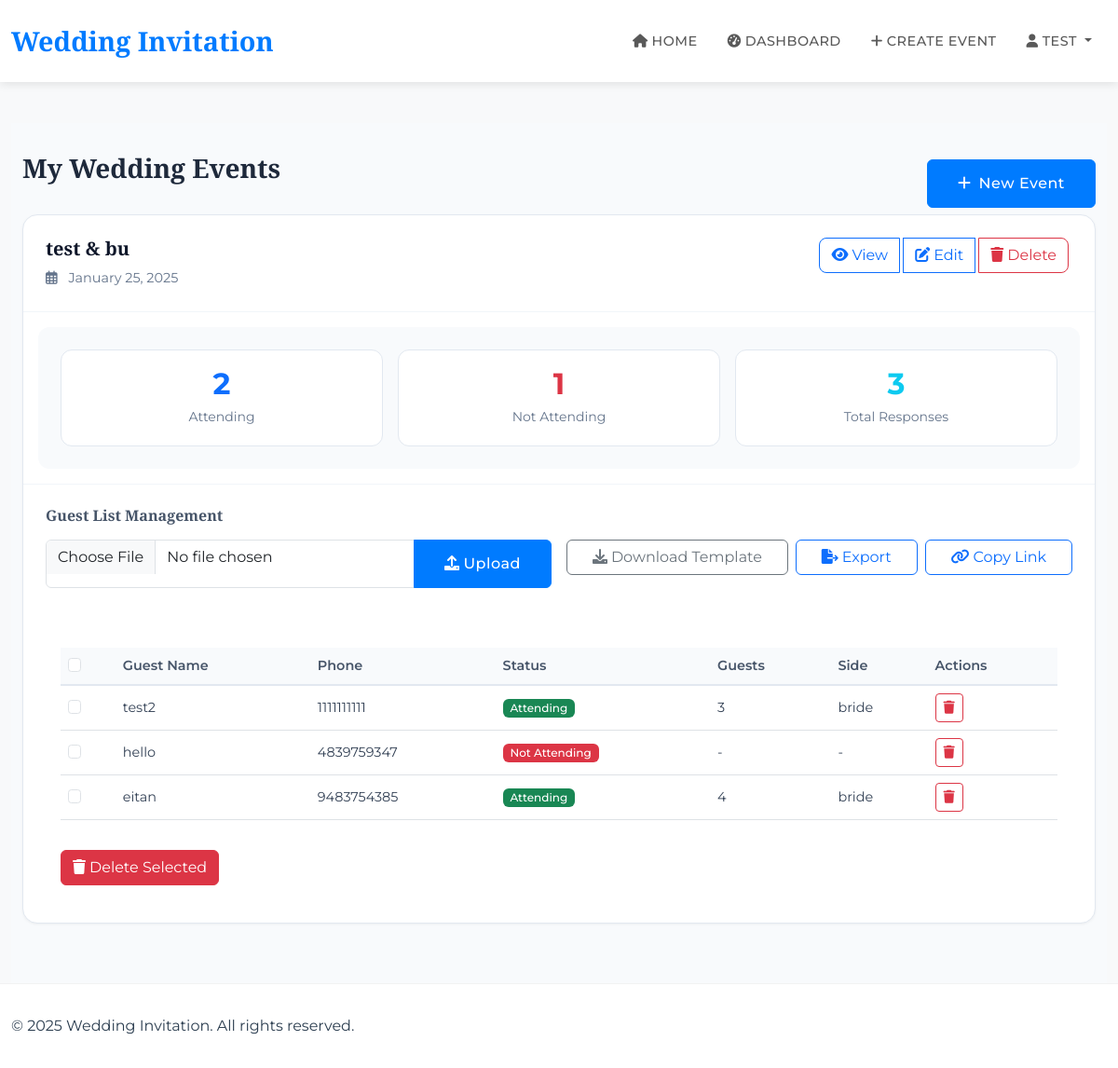
Page /dashboard (signed in) on the committed database.
### app/models.py (models this page shows, shortened)
class User(UserMixin, db.Model):  # Inherit from UserMixin
    id = db.Column(db.Integer, primary_key=True)
    username = db.Column(db.String(64), index=True, unique=True)
    email = db.Column(db.String(120), index=True, unique=True)
    password_hash = db.Column(db.String(128))
    events = db.relationship('Event', backref='creator', lazy='dynamic')
    is_admin = db.Column(db.Boolean, default=False)
    is_active = db.Column(db.Boolean, default=True)  # Add is_active (important!)

class Event(db.Model):
    id = db.Column(db.Integer, primary_key=True)
    link = db.Column(db.String(9), unique=True, nullable=False)
    language = db.Column(db.String(10), default='he')
    groom_name = db.Column(db.String(100))
    groom_father_name = db.Column(db.String(100))
    groom_mother_name = db.Column(db.String(100))
    groom_last_name = db.Column(db.String(100))
    bride_name = db.Column(db.String(100))
    bride_father_name = db.Column(db.String(100))
    bride_mother_name = db.Column(db.String(100))
    bride_last_name = db.Column(db.String(100))
    wedding_date = db.Column(db.Date)  # Ensure this is a Date field
    reception_time = db.Column(db.String(10))  # Store as string (e.g., '14:30')
    wedding_time = db.Column(db.String(10))  # Store as string (e.g., '16:00')
    hebrew_wedding_date = db.Column(db.String(50))
    invitation_image = db.Column(db.String(200))
    hall_name = db.Column(db.String(200))
    address = db.Column(db.String(200))
    waze_link = db.Column(db.String(200))
    template = db.Column(db.String(50))
    user_id = db.Column(db.Integer, db.ForeignKey('user.id'))
    responses = db.relationship('Response', backref='event', lazy='dynamic')

class Response(db.Model):
    id = db.Column(db.Integer, primary_key=True)
    guest_name = db.Column(db.String(100))
    phone_number = db.Column(db.String(20))
    is_attending = db.Column(db.Boolean, default=False)
    num_guests = db.Column(db.Integer, nullable=True)
    is_vegetarian = db.Column(db.Boolean,)
    side = db.Column(db.String(10))  # 'groom' or 'bride'
    event_id = db.Column(db.Integer, db.ForeignKey('event.id'))
    guest_status = db.Column(db.String(50), nullable=True)
    table_number = db.Column(db.Integer, nullable=True)

### app/routes.py (the view)
@bp.route('/dashboard')
@login_required
def dashboard():
    events = current_user.events.all()
    event_responses = []
    for event in events:
        responses = Response.query.filter_by(event_id=event.id).all()
        event_responses.append({
            'event': event,
            'responses': responses
        })
    return render_template('dashboard.html', event_responses=event_responses)

### app/__init__.py (called while the page is built)
def create_app():
    app = Flask(__name__)
    app.config.from_object('config.Config')
    db.init_app(app)
    migrate.init_app(app, db)
    login_manager = LoginManager()  # Initialize Flask-Login
    login_manager.init_app(app)
    login_manager.login_view = 'main.login'  # Set the login view (important!)
    from app.models import User  # Import your User model (important!)
    @login_manager.user_loader
    def load_user(user_id):
        return User.query.get(int(user_id))  # Convert user_id to int (important!)
    @app.context_processor
    def inject_user():
        return dict(current_user=current_user)  # This is what makes current_user available
    from app.routes import bp
    app.register_blueprint(bp)
    return app

### app/templates/dashboard.html (shortened to what this page needs)
{% extends "base.html" %} {% block content %}
<div class="dashboard">
  <div class="container">
    <div class="d-flex justify-content-between align-items-center">
      <h1 class="page-title">My Wedding Events</h1>
      <a href="{{ url_for('main.create_event') }}" class="btn btn-primary">
        <i class="fas fa-plus me-2"></i>New Event
      </a>
    </div>
    {% if event_responses %} {% for event_data in event_responses %}
    <div class="event-card">
      <div class="event-header">
        <div class="d-flex justify-content-between align-items-start">
          <div>
            <h2 class="event-title">
              {{ event_data.event.groom_name }} & {{ event_data.event.bride_name
              }}
            </h2>
            <div class="event-date">
              <i class="far fa-calendar-alt me-2"></i>
              {{ event_data.event.wedding_date.strftime('%B %d, %Y') }}
            </div>
          </div>
          <div class="btn-group">
            <a
              href="{{ url_for('main.invitation', link=event_data.event.link) }}"
              class="btn btn-outline-primary"
              target="_blank"
            >
              <i class="fas fa-eye me-1"></i>View
            </a>
            <a
              href="{{ url_for('main.edit_event', event_id=event_data.event.id) }}"
              class="btn btn-outline-primary"
            >
              <i class="fas fa-edit me-1"></i>Edit
            </a>
            <button
              class="btn btn-outline-danger"
              data-bs-toggle="modal"
              data-bs-target="#deleteModal{{ event_data.event.id }}"
            >
              <i class="fas fa-trash me-1"></i>Delete
            </button>
          </div>
        </div>
      </div>
      <div class="stats-container">
        <div class="stat-card">
          <div class="stat-value text-primary">
            {{ event_data.responses|selectattr('is_attending',
            'true')|list|length }}
          </div>
          <div class="stat-label">Attending</div>
        </div>
        <div class="stat-card">
          <div class="stat-value text-danger">
            {{ event_data.responses|selectattr('is_attending',
            'false')|list|length }}
          </div>
          <div class="stat-label">Not Attending</div>
        </div>
        <div class="stat-card">
          <div class="stat-value text-info">
            {{ event_data.responses|length }}
          </div>
          <div class="stat-label">Total Responses</div>
        </div>
      </div>
      <div class="action-section">
        <h3 class="section-title">Guest List Management</h3>
        <div class="row g-3">
          <div class="col-md-6">
            <form
              method="POST"
              action="{{ url_for('main.upload_guest_list', event_id=event_data.event.id) }}"
              enctype="multipart/form-data"
            >
              <div class="input-group">
                <input
                  type="file"
                  class="form-control"
                  id="guest_list"
                  name="guest_list"
                  accept=".xlsx, .xls"
                  required
                />
                <button type="submit" class="btn btn-primary">
                  <i class="fas fa-upload me-1"></i>Upload
                </button>
              </div>
            </form>
          </div>
          <div class="col-md-6">
            <div class="d-flex gap-2">
              <a
                href="{{ url_for('main.download_template') }}"
                class="btn btn-outline-secondary flex-grow-1"
              >
                <i class="fas fa-download me-1"></i>Download Template
              </a>
              <a
                href="{{ url_for('main.export_responses', event_id=event_data.event.id) }}"
                class="btn btn-outline-primary flex-grow-1"
              >
                <i class="fas fa-file-export me-1"></i>Export
              </a>
              <button
                class="btn btn-outline-primary flex-grow-1"
                onclick="navigator.clipboard.writeText('{{ url_for('main.invitation', link=event_data.event.link, _external=True) }}')"
              >
                <i class="fas fa-link me-1"></i>Copy Link
              </button>
            </div>
          </div>
        </div>
      </div>
      {% if event_data.responses %}
      <div class="table-section">
        <form
          method="post"
          action="{{ url_for('main.delete_multiple_responses') }}"
        >
          <div class="table-responsive">
            <table class="table table-hover">
              <thead>
                <tr>
                  <th>
                    <input
                      type="checkbox"
                      class="form-check-input"
                      onclick="toggleAll(this)"
                    />
                  </th>
                  <th>Guest Name</th>
                  <th>Phone</th>
                  <th>Status</th>
                  <th>Guests</th>
                  <th>Side</th>
                  <th>Actions</th>
                </tr>
              </thead>
              <tbody>
                {% for response in event_data.responses %}
                <tr>
                  <td>
                    <input
                      type="checkbox"
                      name="response_ids"
                      value="{{ response.id }}"
                      class="form-check-input"
                    />
                  </td>
                  <td>{{ response.guest_name }}</td>
                  <td>{{ response.phone_number }}</td>
                  <td>
                    <span
                      class="badge {% if response.is_attending %}bg-success{% else %}bg-danger{% endif %}"
                    >
                      {{ 'Attending' if response.is_attending else 'Not
                      Attending' }}
                    </span>
                  </td>
                  <td>{{ response.num_guests or '-' }}</td>
                  <td>{{ response.side or '-' }}</td>
                  <td>
                    <button
                      type="button"
                      class="btn btn-outline-danger btn-sm"
                      onclick="deleteResponse('{{ response.id }}')"
                    >
                      <i class="fas fa-trash"></i>
                    </button>
                  </td>
                </tr>
                {% endfor %}
              </tbody>
            </table>
          </div>
          <button type="submit" class="btn btn-danger mt-3">
            <i class="fas fa-trash me-1"></i>Delete Selected
          </button>
        </form>
      </div>
      {% else %}
      <div class="text-center py-4">
        <i class="fas fa-inbox fa-3x text-muted mb-3"></i>
        <p class="text-muted">No responses yet</p>
      </div>
      {% endif %}
    </div>
    {% endfor %} {% endif %}
  </div>
</div>
{% endblock %}

### app/templates/base.html (shortened to what this page needs)
<!DOCTYPE html>
<html lang="en" dir="ltr">
  <head>
    <link
      href="https://cdn.jsdelivr.net/npm/bootstrap@5.3.0/dist/css/bootstrap.min.css"
      rel="stylesheet"
    />
    <link
      rel="stylesheet"
      href="https://cdnjs.cloudflare.com/ajax/libs/font-awesome/6.0.0/css/all.min.css"
    />
    <link
      rel="stylesheet"
      href="{{ url_for('static', filename='css/styles.css') }}"
    />
  </head>
  <body class="d-flex flex-column min-vh-100">
    <nav class="navbar navbar-expand-lg">
      <div class="container-fluid">
        <a class="navbar-brand" href="{{ url_for('main.home') }}"
          >Wedding Invitation</a
        >
        <div
          class="collapse navbar-collapse justify-content-end"
          id="navbarNav"
        >
          <ul class="navbar-nav">
            <li class="nav-item">
              <a class="nav-link" href="{{ url_for('main.home') }}">
                <i class="fas fa-home me-1"></i>Home
              </a>
            </li>
            {% if current_user.is_authenticated %}
            <li class="nav-item">
              <a class="nav-link" href="{{ url_for('main.dashboard') }}">
                <i class="fas fa-tachometer-alt me-1"></i>Dashboard
              </a>
            </li>
            <li class="nav-item">
              <a class="nav-link" href="{{ url_for('main.create_event') }}">
                <i class="fas fa-plus me-1"></i>Create Event
              </a>
            </li>
            <li class="nav-item dropdown">
              <a
                class="nav-link dropdown-toggle"
                href="#"
                id="navbarDropdown"
                role="button"
                data-bs-toggle="dropdown"
                aria-expanded="false"
              >
                <i class="fas fa-user me-1"></i>{{ current_user.username }}
              </a>
            </li>
            {% endif %}
          </ul>
        </div>
      </div>
    </nav>
    <div class="container mt-4 flex-grow-1">
      {% block content %}{% endblock %}
    </div>
    <footer class="footer mt-auto">
      <div class="container">
        <p class="m-0">&copy; 2025 Wedding Invitation. All rights reserved.</p>
      </div>
    </footer>
  </body>
</html>

### app/static/css/styles.css (style rules this page uses)
body { font-family: Arial, sans-serif; }
.navbar { margin-bottom: 20px; }
.container { max-width: 1200px; margin: 0 auto; }

### app/templates/base.html (style rules this page uses)
:root { --primary-color: #007bff; --primary-dark: #0056b3; --text-color: #2c3e50; --light-bg: #f8f9fa; }
body { font-family: "Montserrat", sans-serif; color: var(--text-color); background-color: var(--light-bg); line-height: 1.6; }
h1, h2, h3, h4, h5, h6 { font-family: "Cormorant Garamond", serif; font-weight: 600; }
.navbar { background-color: rgba(255, 255, 255, 0.95); backdrop-filter: blur(10px); box-shadow: 0 2px 10px rgba(0, 0, 0, 0.1); padding: 1rem 0; }
.navbar-brand { font-family: "Cormorant Garamond", serif; font-size: 1.8rem; font-weight: 700; color: var(--primary-color) !important; }
.nav-link { font-weight: 500; text-transform: uppercase; letter-spacing: 0.5px; font-size: 0.9rem; padding: 0.5rem 1rem !important; transition: all 0.3s ease; }
.btn-primary { background-color: var(--primary-color); border-color: var(--primary-color); padding: 0.8rem 2rem; font-weight: 500; letter-spacing: 0.5px; transition: all 0.3s ease; }
.footer { background-color: #fff; border-top: 1px solid rgba(0, 0, 0, 0.05); padding: 2rem 0; color: var(--text-color); }

### app/templates/dashboard.html (style rules this page uses)
.dashboard { background-color: #f8fafc; min-height: calc(100vh - 80px); padding: 2rem 0; }
.page-title { font-size: 1.75rem; font-weight: 600; color: #1e293b; margin-bottom: 2rem; }
.event-card { background: white; border-radius: 16px; box-shadow: 0 1px 3px rgba(0, 0, 0, 0.05); margin-bottom: 2rem; border: 1px solid #e2e8f0; overflow: hidden; }
.event-header { padding: 1.5rem; border-bottom: 1px solid #f1f5f9; }
.event-title { font-size: 1.25rem; font-weight: 600; color: #0f172a; margin-bottom: 0.5rem; }
.event-date { color: #64748b; font-size: 0.9rem; }
.stats-container { display: grid; grid-template-columns: repeat(3, 1fr); gap: 1rem; padding: 1.5rem; background-color: #f8fafc; border-radius: 12px; margin: 1rem; }
.stat-card { background: white; padding: 1.25rem; border-radius: 12px; text-align: center; border: 1px solid #e2e8f0; }
.stat-value { font-size: 2rem; font-weight: 700; line-height: 1; margin-bottom: 0.5rem; }
.stat-label { color: #64748b; font-size: 0.875rem; }
.action-section { padding: 1.5rem; border-top: 1px solid #f1f5f9; }
.section-title { font-size: 1rem; font-weight: 600; color: #475569; margin-bottom: 1rem; }
.table-section { padding: 1.5rem; background: white; border-radius: 12px; margin: 1rem; }
.table { font-size: 0.9rem; }
.table th { font-weight: 600; color: #475569; background: #f8fafc; border-bottom: 2px solid #e2e8f0; }
.table td { vertical-align: middle; color: #334155; }
.badge { padding: 0.35em 0.65em; font-weight: 500; font-size: 0.75rem; border-radius: 6px; }
.btn-group .btn { border-radius: 8px; margin: 0 0.25rem; }

### rows in the picture
User: username "TEST"
Event: event.groom_name "test", event.bride_name "bu", event.wedding_date "January 25, 2025"
Response: guest_name "test2", phone_number "1111111111", is_attending "Attending", num_guests "3", side "bride"
Response: guest_name "hello", phone_number "4839759347", is_attending "Not Attending", num_guests "-", side "-"
Response: guest_name "eitan", phone_number "9483754385", is_attending "Attending", num_guests "4", side "bride"

### other values in the picture
{{ event_data.responses|length }} "3"
